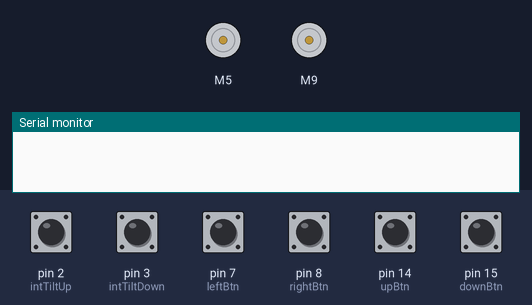
This program was run on a simulated Arduino Micro, built with avr-gcc and run on an emulated ATmega32U4. Shown: 2 × DC motor (green arrow = forward, orange = backward, longer = faster), the last lines printed to the serial monitor. Inputs (shaded band) come from the test bench; at power-on: pin 2 (intTiltUp), pin 3 (intTiltDown), pin 7 (leftBtn), pin 8 (rightBtn), pin 14 (upBtn), pin 15 (downBtn) HIGH.

Above: at 1.2 s.
1.3 s: pin 7 (leftBtn) pulled LOW for 1 s
At 1.45 s:
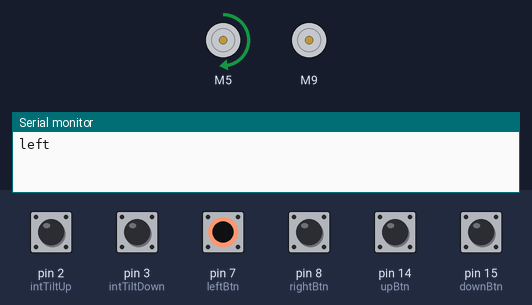
At 2.18 s:
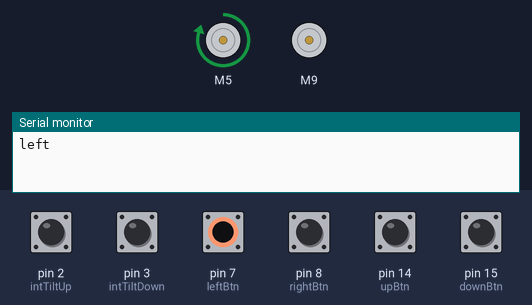
3.8 s: pin 14 (upBtn) pulled LOW for 1 s
At 4.5 s:
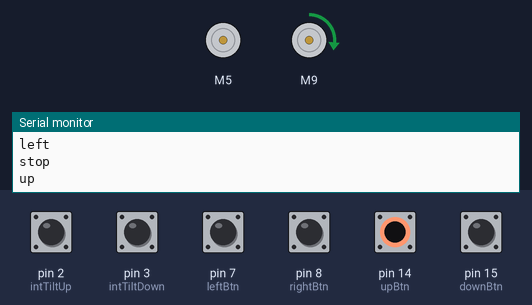
6.3 s: pin 8 (rightBtn) pulled LOW for 0.15 s
7.9 s: pin 15 (downBtn) pulled LOW for 1 s
10.4 s: pin 7 (leftBtn) pulled LOW for 0.15 s
At 11.7 s:
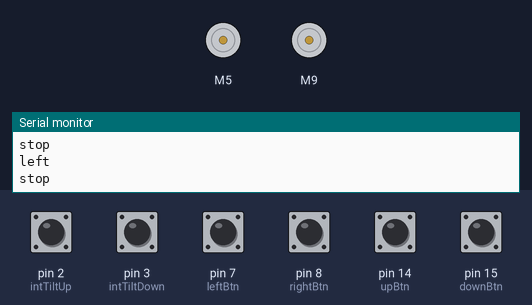
12.0 s: pin 8 (rightBtn) pulled LOW for 1 s
Timing chart, 0 to 15.0 s (numbered marks = the images above; inputs shaded):
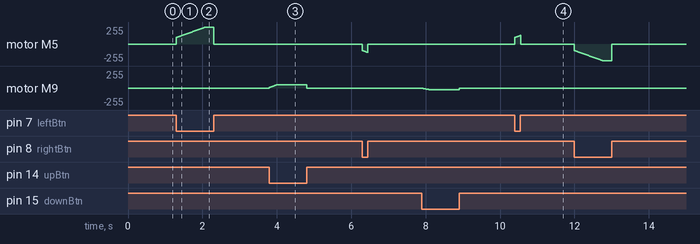

Measured:
- after the input at 1.3 s, motor M5: rises from stopped to forward 252/255 in 0.76 s, then falls to stopped in 0.24 s
- after the input at 3.8 s, motor M9: rises from stopped to forward 48/255 in 0.19 s, then falls to stopped in 0.81 s
- after the input at 10.4 s, motor M5: rises from stopped to forward 128/255 in 0.14 s, then falls to stopped in 0.01 s

The program:

main.cpp
```cpp
#include <Arduino.h>
#include "BTS7960.h"

const uint8_t pEN = 4;
const uint8_t pL_PWM = 5;
const uint8_t pR_PWM = 6;

BTS7960 panMotorCtrl(pEN, pL_PWM, pR_PWM);

const uint8_t tEN = 16;
const uint8_t tL_PWM = 9;
const uint8_t tR_PWM = 10;

BTS7960 tiltMotorCtrl(tEN, tL_PWM, tR_PWM);

#define rightBtn 8
#define leftBtn 7
#define upBtn 14
#define downBtn 15

#define intPanRight 1
#define intPanLeft 0
#define intTiltUp 2
#define intTiltDown 3

bool panRightStop = false;
bool panLeftStop = false;
bool tiltUpStop = false;
bool tiltDownStop = false;

// ######## CONFIGURATION ############################
#define DEBOUNCE_VAL 500
#define RAMP_UP_SPEED_PAN 2
// #define RAMP_DOWN_SPEED_PAN 30
#define MIN_SPEED_PAN 100
#define MAX_SPEED_PAN 254

#define RAMP_UP_SPEED_TILT 2
// #define RAMP_DOWN_SPEED_TILT 2
#define MIN_SPEED_TILT 10
#define MAX_SPEED_TILT 50
//####################################################

//############# FUNCTION DEFINITIONS ##############################

void panRightInt();
void panLeftInt();
void tiltUpInt();
void tiltDownInt();

String dir = "stop";

void setup()
{
  // init interupt pins and atach the Interupt function

  // pinMode(intPanRight, INPUT_PULLUP);
  // attachInterrupt(digitalPinToInterrupt(intPanRight), panRightInt, FALLING);
  // pinMode(intPanLeft, INPUT_PULLUP);
  // attachInterrupt(digitalPinToInterrupt(intPanLeft), panLeftInt, FALLING);

  pinMode(intTiltUp, INPUT_PULLUP);
  attachInterrupt(digitalPinToInterrupt(intTiltUp), tiltUpInt, RISING);
  pinMode(intTiltDown, INPUT_PULLUP);
  attachInterrupt(digitalPinToInterrupt(intTiltDown), tiltDownInt, RISING);

  // set pinmodes for joystick input
  pinMode(rightBtn, INPUT_PULLUP);
  pinMode(leftBtn, INPUT_PULLUP);
  pinMode(upBtn, INPUT_PULLUP);
  pinMode(downBtn, INPUT_PULLUP);
  Serial.begin(115200);
}

void loop()
{
  if (digitalRead(rightBtn) == 0 && dir != "right" && panRightStop == false)
  {
    panLeftStop = false;
    panMotorCtrl.Enable();
    dir = "right";
    Serial.println(dir);
    for (int speed = MIN_SPEED_PAN; speed < MAX_SPEED_PAN; speed += RAMP_UP_SPEED_PAN)
    {
      panMotorCtrl.TurnLeft(speed);
      if (digitalRead(rightBtn) == 1 || panRightStop == true)
      {
        panMotorCtrl.Stop();
        panMotorCtrl.Disable();
        break;
      }
      delay(10);
    }
  }
  else if (digitalRead(leftBtn) == 0 && dir != "left" && panLeftStop == false)
  {
    panRightStop = false;
    panMotorCtrl.Enable();
    dir = "left";
    Serial.println(dir);
    for (int speed = MIN_SPEED_PAN; speed < MAX_SPEED_PAN; speed += RAMP_UP_SPEED_PAN)
    {
      panMotorCtrl.TurnRight(speed);
      if (digitalRead(leftBtn) == 1 || panLeftStop == true)
      {
        panMotorCtrl.Stop();
        panMotorCtrl.Disable();
        break;
      }
      delay(10);
    }
  }
  else if (digitalRead(upBtn) == 0 && dir != "up" && tiltUpStop == false)
  {
    tiltDownStop = false;
    tiltMotorCtrl.Enable();
    dir = "up";
    Serial.println(dir);
    for (int speed = MIN_SPEED_TILT; speed < MAX_SPEED_TILT; speed += RAMP_UP_SPEED_TILT)
    {
      tiltMotorCtrl.TurnRight(speed);
      if (digitalRead(upBtn) == 1 || tiltUpStop == true)
      {
        tiltMotorCtrl.Stop();
        tiltMotorCtrl.Disable();
        break;
      }
      delay(10);
    }
  }
  else if (digitalRead(downBtn) == 0 && dir != "down" && tiltDownStop == false)
  {
    tiltUpStop = false;
    tiltMotorCtrl.Enable();
    dir = "down";
    Serial.println(dir);
    for (int speed = MIN_SPEED_TILT; speed < MAX_SPEED_TILT; speed += RAMP_UP_SPEED_TILT)
    {
      tiltMotorCtrl.TurnLeft(speed / 2);
      if (digitalRead(downBtn) == 1 || tiltDownStop == true)
      {
        tiltMotorCtrl.Stop();
        tiltMotorCtrl.Disable();
        break;
      }
      delay(10);
    }
  }
  else if (dir != "stop" && digitalRead(rightBtn) == 1 && digitalRead(leftBtn) == 1 &&
           digitalRead(upBtn) == 1 && digitalRead(downBtn) == 1)
  {
    dir = "stop";
    Serial.println(dir);
    panMotorCtrl.Stop();
    panMotorCtrl.Disable();
    tiltMotorCtrl.Stop();
    tiltMotorCtrl.Disable();
    delay(100);
  }
  if (tiltDownStop == true || tiltUpStop == true ||
      panLeftStop == true || panRightStop == true)
  {
    if (dir != "stop")
    {
      dir = "stop";
      Serial.println(dir);
    }
    panMotorCtrl.Stop();
    panMotorCtrl.Disable();
    tiltMotorCtrl.Stop();
    tiltMotorCtrl.Disable();
    delay(100);
  }
} // END MAIN LOOP

// INTERUPT FUNCTIONS
void panRightInt()
{
  static unsigned long last_interrupt_time_R = 0;
  unsigned long interrupt_time_R = millis();
  // If interrupts come faster than DEBOUNCE_VALms, assume it's a bounce and ignore
  if (interrupt_time_R - last_interrupt_time_R > DEBOUNCE_VAL)
  {
    if (panRightStop == false && dir == "right")
    {
      Serial.println("pan Right Stop");
      panRightStop = true;
      dir = "stop";
    }
    last_interrupt_time_R = interrupt_time_R;
  }
}
void panLeftInt()
{
  static unsigned long last_interrupt_time_L = 0;
  unsigned long interrupt_time_L = millis();
  // If interrupts come faster than DEBOUNCE_VALms, assume it's a bounce and ignore
  if (interrupt_time_L - last_interrupt_time_L > DEBOUNCE_VAL)
  {
    if (panLeftStop == false && dir == "left")
    {
      Serial.println("pan Left Stop");
      panLeftStop = true;
      dir = "stop";
    }
    last_interrupt_time_L = interrupt_time_L;
  }
}
void tiltUpInt()
{
  unsigned long interrupt_time = millis();
  static unsigned long last_interrupt_time = interrupt_time;
  // If interrupts come faster than DEBOUNCE_VALms, assume it's a bounce and ignore
  if (interrupt_time - last_interrupt_time > DEBOUNCE_VAL)
  {
    if (tiltUpStop == false && dir == "up")
    {
      Serial.println("tilt Up Stop");
      tiltUpStop = true;
      tiltDownStop = false;
      dir = "stop";
    }
    last_interrupt_time = interrupt_time;
  }
}
void tiltDownInt()
{
  unsigned long interrupt_time = millis();
  static unsigned long last_interrupt_time = interrupt_time;
  // If interrupts come faster than DEBOUNCE_VALms, assume it's a bounce and ignore
  if (interrupt_time - last_interrupt_time > DEBOUNCE_VAL)
  {
    if (tiltDownStop == false && dir == "down")
    {

      Serial.println("tilt Down Stop");
      tiltDownStop = true;
      tiltUpStop = false;
      dir = "stop";
    }
    last_interrupt_time = interrupt_time;
  }
}
```
